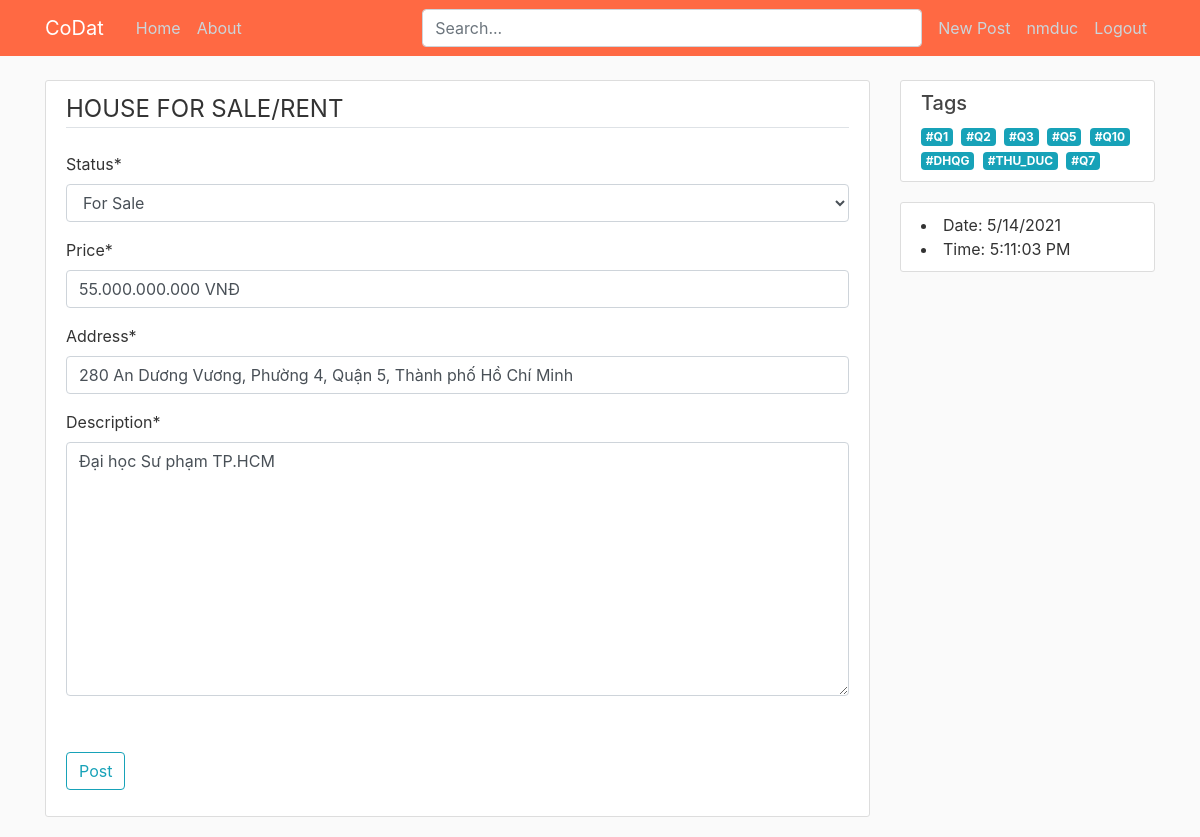
The app's page /post/5/update/ (signed in) with its own data.
### HomePage/models.py (models this page shows, shortened)
class Post(models.Model):
    status = models.CharField(max_length=10, choices=STATUS)
    price = models.CharField(max_length=40)
    address = models.CharField(max_length=100)
    description = models.TextField()
    date_posted = models.DateTimeField(default=timezone.now)
    tags = TaggableManager(blank=True)
    author = models.ForeignKey(User, on_delete=models.CASCADE)
    likes = models.ManyToManyField(User, related_name="blog_posts")

### HomePage/views.py (the view, shortened to what this page needs)
# urls.py: path('post/<int:pk>/update/', PostUpdateView.as_view(), name='post-update'),
class PostUpdateView(TagMixin, LoginRequiredMixin, UserPassesTestMixin, UpdateView):
    model = Post
    fields = ['status', 'price', 'address', 'description', 'tags']
    def test_func(self):
        post = self.get_object()
        return self.request.user == post.author

### HomePage/views.py (called while the page is built)
    def get_context_data(self, **kwargs):
        context = super(TagMixin, self).get_context_data(**kwargs)
        context['tags'] = Tag.objects.all()
        return context

### HomePage/templates/HomePage/post_form.html (shortened to what this page needs)
{% extends "HomePage/base.html" %}
{% load crispy_forms_tags %}
{% block content %}
    <div class="content-section">
        <form method="POST" enctype='multipart/form-data'>
            <fieldset class="form-group">
                <legend class="border-bottom mb-4">HOUSE FOR SALE/RENT</legend>
                {{ form|crispy }}
            </fieldset>
            <div class="form-group">
                <br/>
                <button class="btn btn-outline-info" type="submit">Post</button>
            </div>
        </form>
    </div>
{% endblock content %}

### HomePage/templates/HomePage/base.html (shortened to what this page needs)
{% load static %}
<!DOCTYPE html>
<html>
<head>
    <link rel="stylesheet" href="https://maxcdn.bootstrapcdn.com/bootstrap/4.0.0/css/bootstrap.min.css">
    <link rel="stylesheet" type="text/css" href="{% static 'HomePage/main.css' %}">
</head>
<body>
    <header class="site-header">
        <nav class="navbar navbar-expand-md navbar-dark bg-steel fixed-top">
            <div class="container">
                <a class="navbar-brand mr-4" href="{% url 'home-page' %}">CoDat</a>
                <div class="collapse navbar-collapse" id="navbarToggle">
                    <div class="navbar-nav mr-auto">
                        <a class="nav-item nav-link" href="{% url 'home-page' %}">Home</a>
                        <a class="nav-item nav-link" href="{% url 'home-about' %}">About</a>
                    </div>
                    <div class="search-bar mr-sm-2">
                        <form action="{% url 'home-page' %}">
                            <input class="form-control" type="search" placeholder="Search..." aria-label="Search" name="search">
                        </form>
                    </div>
                    <div class="navbar-nav">
                        {% if user.is_authenticated %}
                            <a class="nav-item nav-link" href="{% url 'post-create' %}">New Post</a>
                            <a class="nav-item nav-link" href="{% url 'profile' %}">{{ user.username }}</a>
                            <a class="nav-item nav-link" href="{% url 'logout' %}">Logout</a>
                        {% else %}
                            <a class="nav-item nav-link" href="{% url 'login' %}?next={{request.path}}">Login</a>
                            <a class="nav-item nav-link" href="{% url 'register' %}">Register</a>
                        {% endif %}
                    </div>
                </div>
            </div>
        </nav>
    </header>
    <main role="main" class="container">
        <div class="row">
            <div class="col-md-9">
                {% block content %}{% endblock %}
            </div>
            <div class="col-md-3">
                <div class="content-section">
                    <h5>Tags</h5>
                    {% for tag in tags %}
                        <a href="{% url 'tag-posts' tag.slug %}" class="mr-1 badge badge-info">#{{ tag }}</a>
                    {% endfor %}
                </div>
                <div class="content-section">
                    <li>Date: <span id="date"></span></li>
                    <li>Time: <span id="time"></li>
                </div>
            </div>
        </div>
    </main>
</body>
</html>

### HomePage/static/HomePage/main.css (style rules this page uses)
body { background: #fafafa; color: #333333; margin-top: 5rem; }
h1, h2, h3, h4, h5, h6 { color: #444444; }
.bg-steel { background-color: #ff6943; }
.site-header .navbar-nav .nav-link { color: #cbd5db; }
.content-section { background: #ffffff; padding: 10px 20px; border: 1px solid #dddddd; border-radius: 3px; margin-bottom: 20px; }
.search-bar { max-width: 500px; width: 100%; }
form { width: 100%; }
.row::after { clear: both; display: table; }

### records on screen
Post: status "For Sale", price "55.000.000.000 VNĐ", address "280 An Dương Vương, Phường 4, Quận 5, Thành phố Hồ Chí Minh", description "Đại học Sư phạm TP.HCM"
Tag: name "Q1"
Tag: name "Q2"
Tag: name "Q3"
Tag: name "Q5"
Tag: name "Q10"
Tag: name "DHQG"
Tag: name "THU_DUC"
Tag: name "Q7"

### other values on screen
{{ user.username }} "nmduc"
